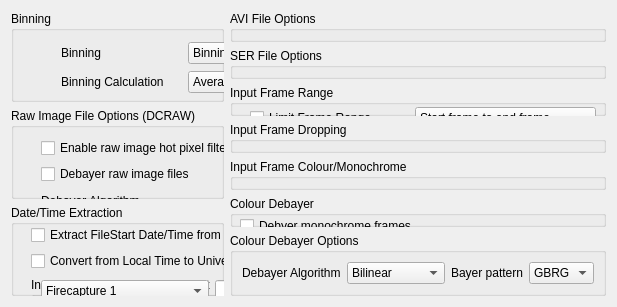
<?xml version="1.0" encoding="UTF-8"?>
<ui version="4.0">
 <class>InputOptions</class>
         <widget class="QWidget" name="inputOptionsTab">
          <attribute name="title">
           <string>Input Options</string>
          </attribute>
          <layout class="QHBoxLayout" name="inputOptionsLayout">
					<item>
            <layout class="QVBoxLayout" name="inputLHS">
             <item>
              <widget class="QGroupBox" name="inputBinningLayout">
               <property name="title">
                <string>Binning</string>
               </property>
               <widget class="QWidget" name="layoutWidget_07">
                <property name="geometry">
                 <rect>
                  <x>50</x>
                  <y>30</y>
                  <width>252</width>
                  <height>54</height>
                 </rect>
                </property>
                <layout class="QGridLayout" name="gridLayout_2">
                 <item row="0" column="0">
                  <widget class="QLabel" name="binningLabel">
                   <property name="text">
                    <string>Binning</string>
                   </property>
                  </widget>
                 </item>
                 <item row="0" column="1">
                  <widget class="QComboBox" name="binningSelector">
                   <item>
                    <property name="text">
                     <string>Binning Disabled</string>
                    </property>
                   </item>
                   <item>
                    <property name="text">
                     <string>2x2 Binning</string>
                    </property>
                   </item>
                   <item>
                    <property name="text">
                     <string>3x3 Binning</string>
                    </property>
                   </item>
                   <item>
                    <property name="text">
                     <string>4x4 Binning</string>
                    </property>
                   </item>
                   <item>
                    <property name="text">
                     <string>5x5 Binning</string>
                    </property>
                   </item>
                  </widget>
                 </item>
                 <item row="1" column="0">
                  <widget class="QLabel" name="calcLabel">
                   <property name="text">
                    <string>Binning Calculation</string>
                   </property>
                  </widget>
                 </item>
                 <item row="1" column="1">
                  <widget class="QComboBox" name="binningMethod">
                   <item>
                    <property name="text">
                     <string>Average of Pixels</string>
                    </property>
                   </item>
                   <item>
                    <property name="text">
                     <string>Sum of PIxels</string>
                    </property>
                   </item>
                  </widget>
                 </item>
                </layout>
               </widget>
              </widget>
             </item>
             <item>
              <widget class="QGroupBox" name="inputRawImageLayout">
               <property name="title">
                <string>Raw Image File Options (DCRAW)</string>
               </property>
               <widget class="QWidget" name="layoutWidget_08">
                <property name="geometry">
                 <rect>
                  <x>30</x>
                  <y>30</y>
                  <width>530</width>
                  <height>135</height>
                 </rect>
                </property>
                <layout class="QGridLayout" name="gridLayout_3">
                 <item row="0" column="0">
                  <widget class="QCheckBox" name="rawHotPixelFilter">
                   <property name="text">
                    <string>Enable raw image hot pixel filter</string>
                   </property>
                  </widget>
                 </item>
                 <item row="1" column="0">
                  <widget class="QCheckBox" name="debayerRaw">
                   <property name="text">
                    <string>Debayer raw image files</string>
                   </property>
                  </widget>
                 </item>
                 <item row="3" column="1">
                  <widget class="QComboBox" name="debayerRawMethod">
                   <item>
                    <property name="text">
                     <string>Bilinear (fastest)</string>
                    </property>
                   </item>
                   <item>
                    <property name="text">
                     <string>VNG (Variable Number of Gradients)</string>
                    </property>
                   </item>
                   <item>
                    <property name="text">
                     <string>PPG (Patterned Pixel Grouping)</string>
                    </property>
                   </item>
                   <item>
                    <property name="text">
                     <string>AHD (Adaptive Homogeneity-Directed)</string>
                    </property>
                   </item>
                  </widget>
                 </item>
                 <item row="3" column="0">
                  <widget class="QLabel" name="algorithmLabel">
                   <property name="text">
                    <string>Debayer Algorithm</string>
                   </property>
                  </widget>
                 </item>
                 <item row="4" column="1">
                  <widget class="QComboBox" name="colourSpace">
                   <item>
                    <property name="text">
                     <string>Raw Camera Sensor Colour (Fastest)</string>
                    </property>
                   </item>
                   <item>
                    <property name="text">
                     <string>sRGB D65</string>
                    </property>
                   </item>
                   <item>
                    <property name="text">
                     <string>Adobe RGB (1998) D65</string>
                    </property>
                   </item>
                   <item>
                    <property name="text">
                     <string>Wide Gamut RGB D65</string>
                    </property>
                   </item>
                   <item>
                    <property name="text">
                     <string>Kodak Pro Photo RGB D65</string>
                    </property>
                   </item>
                   <item>
                    <property name="text">
                     <string>XYZ</string>
                    </property>
                   </item>
                   <item>
                    <property name="text">
                     <string>ACES</string>
                    </property>
                   </item>
                  </widget>
                 </item>
                 <item row="4" column="0">
                  <widget class="QLabel" name="colourSpaceLabel">
                   <property name="text">
                    <string>Output Colour Space</string>
                   </property>
                  </widget>
                 </item>
                 <item row="5" column="1">
                  <widget class="QComboBox" name="highlightRecoveryMethod">
                   <item>
                    <property name="text">
                     <string>Clip all highlights to solid white</string>
                    </property>
                   </item>
                   <item>
                    <property name="text">
                     <string>Leave highlights unclipped (fastest)</string>
                    </property>
                   </item>
                   <item>
                    <property name="text">
                     <string>Blend clipped and unclipped values together</string>
                    </property>
                   </item>
                   <item>
                    <property name="text">
                     <string>Reconstruct highlights (-H=3)</string>
                    </property>
                   </item>
                   <item>
                    <property name="text">
                     <string>Reconstruct highlights (-H=4)</string>
                    </property>
                   </item>
                   <item>
                    <property name="text">
                     <string>Reconstruct highlights (-H=5)</string>
                    </property>
                   </item>
                   <item>
                    <property name="text">
                     <string>Reconstruct highlights (-H=6)</string>
                    </property>
                   </item>
                   <item>
                    <property name="text">
                     <string>Reconstruct highlights (-H=7)</string>
                    </property>
                   </item>
                   <item>
                    <property name="text">
                     <string>Reconstruct highlights (-H=8)</string>
                    </property>
                   </item>
                  </widget>
                 </item>
                 <item row="5" column="0">
                  <widget class="QLabel" name="highlightLabel">
                   <property name="text">
                    <string>Highlight Recovery Type</string>
                   </property>
                  </widget>
                 </item>
                </layout>
               </widget>
              </widget>
             </item>
             <item>
              <widget class="QGroupBox" name="inputDateTimeLayout">
               <property name="title">
                <string>Date/Time Extraction</string>
               </property>
               <widget class="QWidget" name="layoutWidget_09">
                <property name="geometry">
                 <rect>
                  <x>20</x>
                  <y>20</y>
                  <width>377</width>
                  <height>132</height>
                 </rect>
                </property>
                <layout class="QVBoxLayout" name="verticalLayout_2">
                 <item>
                  <widget class="QCheckBox" name="dateFromFilename">
                   <property name="text">
                    <string>Extract FileStart Date/Time from Filename</string>
                   </property>
                  </widget>
                 </item>
                 <item>
                  <widget class="QCheckBox" name="convertToUTC">
                   <property name="text">
                    <string>Convert from Local Time to Universal TIme</string>
                   </property>
                  </widget>
                 </item>
                 <item>
                  <widget class="QGroupBox" name="timeFormatLayout">
                   <property name="title">
                    <string>Input Filename Date/Time Format</string>
                   </property>
                   <widget class="QWidget" name="layoutWidget_10">
                    <property name="geometry">
                     <rect>
                      <x>10</x>
                      <y>0</y>
                      <width>332</width>
                      <height>29</height>
                     </rect>
                    </property>
                    <layout class="QHBoxLayout" name="horizontalLayout_5">
                     <item>
                      <widget class="QComboBox" name="filenameFormat">
                       <item>
                        <property name="text">
                         <string>Firecapture 1</string>
                        </property>
                       </item>
                       <item>
                        <property name="text">
                         <string>Firecapture 1 (with count)</string>
                        </property>
                       </item>
                       <item>
                        <property name="text">
                         <string>Firecapture 2</string>
                        </property>
                       </item>
                       <item>
                        <property name="text">
                         <string>Firecapture 2 (with count)</string>
                        </property>
                       </item>
                       <item>
                        <property name="text">
                         <string>IC Capture</string>
                        </property>
                       </item>
                       <item>
                        <property name="text">
                         <string>Sharpcap</string>
                        </property>
                       </item>
                       <item>
                        <property name="text">
                         <string>WinJUPOS</string>
                        </property>
                       </item>
                       <item>
                        <property name="text">
                         <string>WinJUPOS (old style)</string>
                        </property>
                       </item>
                       <item>
                        <property name="text">
                         <string>wxAstroCapture</string>
                        </property>
                       </item>
                       <item>
                        <property name="text">
                         <string>Custom 1</string>
                        </property>
                       </item>
                       <item>
                        <property name="text">
                         <string>Custom 2</string>
                        </property>
                       </item>
                       <item>
                        <property name="text">
                         <string>Custom 3</string>
                        </property>
                       </item>
                      </widget>
                     </item>
                     <item>
                      <widget class="QLineEdit" name="filenameTemplate"/>
                     </item>
                     <item>
                      <widget class="QCheckBox" name="rememberFormat">
                       <property name="text">
                        <string>Remember</string>
                       </property>
                      </widget>
                     </item>
                    </layout>
                   </widget>
                  </widget>
                 </item>
                 <item>
                  <layout class="QHBoxLayout" name="horizontalLayout_6">
                   <item>
                    <widget class="QSpinBox" name="serFrameRate"/>
                   </item>
                   <item>
                    <widget class="QLabel" name="frameRateLabel">
                     <property name="text">
                      <string>Frames Per Second (for SER files without timestamps)</string>
                     </property>
                    </widget>
                   </item>
                  </layout>
                 </item>
                </layout>
               </widget>
              </widget>
             </item>
            </layout>
           </item>
           <item>
            <layout class="QVBoxLayout" name="inputRHS">
             <property name="sizeConstraint">
              <enum>QLayout::SetDefaultConstraint</enum>
             </property>
             <item>
              <widget class="QGroupBox" name="inputAVIOptionsLayout">
               <property name="title">
                <string>AVI File Options</string>
               </property>
               <widget class="QCheckBox" name="strictY800">
                <property name="geometry">
                 <rect>
                  <x>20</x>
                  <y>30</y>
                  <width>251</width>
                  <height>20</height>
                 </rect>
                </property>
                <property name="toolTip">
                 <string>&lt;html&gt;&lt;head/&gt;&lt;body&gt;&lt;p&gt;Use strict Y800 decoding rather than Imaging Source compatible Y800 decoding.  If this is selected by accident then pixel values outside the range [16,235] will be clipped&lt;/p&gt;&lt;/body&gt;&lt;/html&gt;</string>
                </property>
                <property name="text">
                 <string>Decode Y800 codec frames strictly</string>
                </property>
               </widget>
              </widget>
             </item>
             <item>
              <widget class="QGroupBox" name="inputSEROptionsLayout">
               <property name="title">
                <string>SER File Options</string>
               </property>
               <widget class="QWidget" name="layoutWidget_11">
                <property name="geometry">
                 <rect>
                  <x>10</x>
                  <y>30</y>
                  <width>217</width>
                  <height>25</height>
                 </rect>
                </property>
                <layout class="QHBoxLayout" name="horizontalLayout_7">
                 <item>
                  <widget class="QLabel" name="serOptionsLabel">
                   <property name="text">
                    <string>Pixel Depth</string>
                   </property>
                  </widget>
                 </item>
                 <item>
                  <widget class="QComboBox" name="serOptions">
                   <property name="sizePolicy">
                    <sizepolicy hsizetype="Minimum" vsizetype="Fixed">
                     <horstretch>0</horstretch>
                     <verstretch>0</verstretch>
                    </sizepolicy>
                   </property>
                   <item>
                    <property name="text">
                     <string>As SER File Header</string>
                    </property>
                   </item>
                   <item>
                    <property name="text">
                     <string>16 bits per pixel</string>
                    </property>
                   </item>
                   <item>
                    <property name="text">
                     <string>15 bits per pixel</string>
                    </property>
                   </item>
                   <item>
                    <property name="text">
                     <string>14 bits per pixel</string>
                    </property>
                   </item>
                   <item>
                    <property name="text">
                     <string>13 bits per pixel</string>
                    </property>
                   </item>
                   <item>
                    <property name="text">
                     <string>12 bits per pixel</string>
                    </property>
                   </item>
                   <item>
                    <property name="text">
                     <string>11 bits per pixel</string>
                    </property>
                   </item>
                   <item>
                    <property name="text">
                     <string>10 bits per pixel</string>
                    </property>
                   </item>
                   <item>
                    <property name="text">
                     <string>9 bits per pixel</string>
                    </property>
                   </item>
                   <item>
                    <property name="text">
                     <string>8 bits per pixel</string>
                    </property>
                   </item>
                  </widget>
                 </item>
                </layout>
               </widget>
              </widget>
             </item>
             <item>
              <widget class="QGroupBox" name="inputFrameRangeLayout">
               <property name="toolTip">
                <string>&lt;html&gt;&lt;head/&gt;&lt;body&gt;&lt;p&gt;This control limits the set of frames that are processed from the input frames.  The frames processed can be specified as a range or as the number of frames processed from the centre of the set of input frames&lt;/p&gt;&lt;/body&gt;&lt;/html&gt;</string>
               </property>
               <property name="title">
                <string>Input Frame Range</string>
               </property>
               <widget class="QWidget" name="layoutWidget_12">
                <property name="geometry">
                 <rect>
                  <x>20</x>
                  <y>10</y>
                  <width>346</width>
                  <height>129</height>
                 </rect>
                </property>
                <layout class="QGridLayout" name="gridLayout_4">
                 <item row="0" column="1">
                  <widget class="QComboBox" name="whichFrames">
                   <item>
                    <property name="text">
                     <string>Start frame to end frame</string>
                    </property>
                   </item>
                   <item>
                    <property name="text">
                     <string>Frames from centre of video</string>
                    </property>
                   </item>
                  </widget>
                 </item>
                 <item row="1" column="1">
                  <layout class="QHBoxLayout" name="frameLimitLayout2">
                   <item>
                    <widget class="QLabel" name="frameEndLabel">
                     <property name="text">
                      <string>Last frame</string>
                     </property>
                    </widget>
                   </item>
                   <item>
                    <widget class="QSpinBox" name="frameEnd"/>
                   </item>
                  </layout>
                 </item>
                 <item row="2" column="1">
                  <widget class="QSpinBox" name="noOfFramesBox"/>
                 </item>
                 <item row="0" column="0">
                  <widget class="QCheckBox" name="limitFrameRange">
                   <property name="text">
                    <string>Limit Frame Range</string>
                   </property>
                  </widget>
                 </item>
                 <item row="1" column="0">
                  <layout class="QHBoxLayout" name="frameLimitLayout1">
                   <item>
                    <widget class="QLabel" name="frameFromLabel">
                     <property name="text">
                      <string>First frame</string>
                     </property>
                    </widget>
                   </item>
                   <item>
                    <widget class="QSpinBox" name="frameStart"/>
                   </item>
                  </layout>
                 </item>
                 <item row="2" column="0">
                  <widget class="QLabel" name="noOfFramesLabel">
                   <property name="text">
                    <string>Number of frames</string>
                   </property>
                  </widget>
                 </item>
                </layout>
               </widget>
              </widget>
             </item>
             <item>
              <widget class="QGroupBox" name="inputFrameDroppingLayout">
               <property name="title">
                <string>Input Frame Dropping</string>
               </property>
               <widget class="QWidget" name="layoutWidget_13">
                <property name="geometry">
                 <rect>
                  <x>30</x>
                  <y>50</y>
                  <width>294</width>
                  <height>27</height>
                 </rect>
                </property>
                <layout class="QHBoxLayout" name="horizontalLayout_4">
                 <item>
                  <widget class="QSpinBox" name="droppedFrames"/>
                 </item>
                 <item>
                  <widget class="QLabel" name="droppedFramesLabel">
                   <property name="text">
                    <string>Frames to drop after each frame is input</string>
                   </property>
                  </widget>
                 </item>
                </layout>
               </widget>
              </widget>
             </item>
             <item>
              <widget class="QGroupBox" name="inputFrameColourLayout">
               <property name="title">
                <string>Input Frame Colour/Monochrome</string>
               </property>
               <widget class="QComboBox" name="inputColourType">
                <property name="geometry">
                 <rect>
                  <x>20</x>
                  <y>40</y>
                  <width>76</width>
                  <height>23</height>
                 </rect>
                </property>
                <item>
                 <property name="text">
                  <string>Autodetect</string>
                 </property>
                </item>
                <item>
                 <property name="text">
                  <string>Monochrome</string>
                 </property>
                </item>
                <item>
                 <property name="text">
                  <string>Colour</string>
                 </property>
                </item>
               </widget>
              </widget>
             </item>
             <item>
              <widget class="QGroupBox" name="inputDebayerLayout">
               <property name="title">
                <string>Colour Debayer</string>
               </property>
               <widget class="QWidget" name="layoutWidget_14">
                <property name="geometry">
                 <rect>
                  <x>10</x>
                  <y>20</y>
                  <width>418</width>
                  <height>48</height>
                 </rect>
                </property>
                <layout class="QVBoxLayout" name="verticalLayout_6">
                 <item>
                  <widget class="QCheckBox" name="debayerMono">
                   <property name="toolTip">
                    <string>&lt;html&gt;&lt;head/&gt;&lt;body&gt;&lt;p&gt;Enable colour debayering for any file format. File formats that are known to contain raw image data with a bayer pattern have their own debayer controls  below&lt;/p&gt;&lt;/body&gt;&lt;/html&gt;</string>
                   </property>
                   <property name="text">
                    <string>Debyer monochrome frames</string>
                   </property>
                  </widget>
                 </item>
                 <item>
                  <widget class="QCheckBox" name="protectBayer">
                   <property name="text">
                    <string>Protect bayer pattern when centering/cropping (do not debayer)</string>
                   </property>
                  </widget>
                 </item>
                </layout>
               </widget>
              </widget>
             </item>
             <item>
              <widget class="QGroupBox" name="inputDebayerOptionsLayout">
               <property name="title">
                <string>Colour Debayer Options</string>
               </property>
               <layout class="QHBoxLayout" name="horizontalLayout_8">
                <item>
                 <widget class="QLabel" name="algorithmLabel_2">
                  <property name="text">
                   <string>Debayer Algorithm</string>
                  </property>
                 </widget>
                </item>
                <item>
                 <widget class="QComboBox" name="debayerAlgorithm">
                  <item>
                   <property name="text">
                    <string>Bilinear</string>
                   </property>
                  </item>
                  <item>
                   <property name="text">
                    <string>HQ Linear</string>
                   </property>
                  </item>
                  <item>
                   <property name="text">
                    <string>Smooth Hue</string>
                   </property>
                  </item>
                 </widget>
                </item>
                <item>
                 <widget class="QLabel" name="patternLabel">
                  <property name="text">
                   <string>Bayer pattern</string>
                  </property>
                 </widget>
                </item>
                <item>
                 <widget class="QComboBox" name="bayerPattern">
                  <item>
                   <property name="text">
                    <string>GBRG</string>
                   </property>
                  </item>
                  <item>
                   <property name="text">
                    <string>BGGR</string>
                   </property>
                  </item>
                  <item>
                   <property name="text">
                    <string>RGGB</string>
                   </property>
                  </item>
                  <item>
                   <property name="text">
                    <string>GRBG</string>
                   </property>
                  </item>
                 </widget>
                </item>
               </layout>
              </widget>
             </item>
            </layout>
           </item>
          </layout>
         </widget>
 <resources/>
 <connections/>
</ui>
